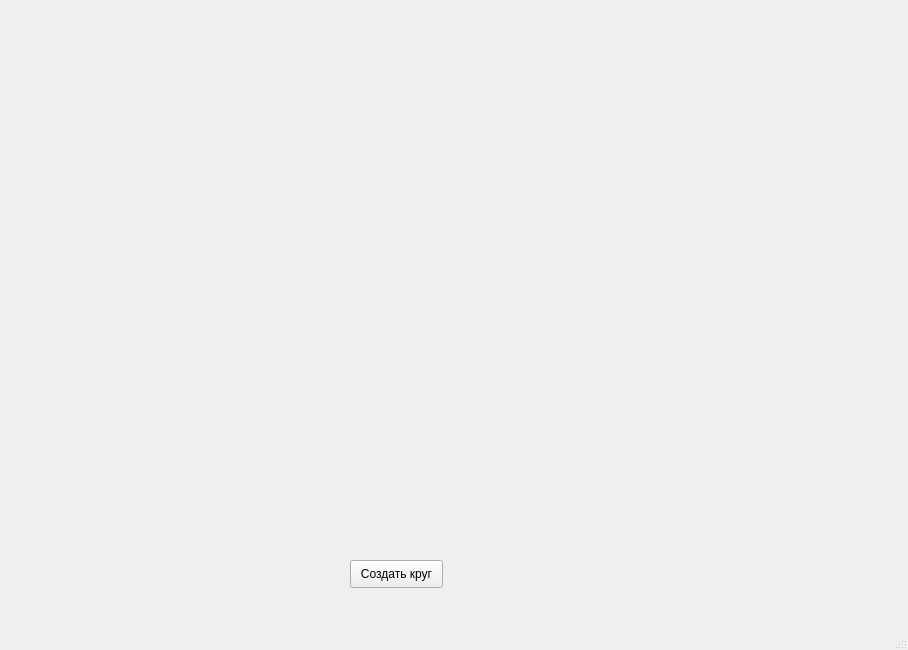
<?xml version="1.0" encoding="UTF-8"?>
<ui version="4.0">
 <class>MainWindow</class>
 <widget class="QMainWindow" name="MainWindow">
  <property name="geometry">
   <rect>
    <x>0</x>
    <y>0</y>
    <width>908</width>
    <height>650</height>
   </rect>
  </property>
  <property name="windowTitle">
   <string>MainWindow</string>
  </property>
  <widget class="QWidget" name="centralwidget">
   <widget class="QPushButton" name="pushButton">
    <property name="geometry">
     <rect>
      <x>350</x>
      <y>560</y>
      <width>93</width>
      <height>28</height>
     </rect>
    </property>
    <property name="text">
     <string>Создать круг</string>
    </property>
   </widget>
   <widget class="QLabel" name="label">
    <property name="geometry">
     <rect>
      <x>0</x>
      <y>0</y>
      <width>901</width>
      <height>551</height>
     </rect>
    </property>
    <property name="text">
     <string/>
    </property>
   </widget>
  </widget>
  <widget class="QMenuBar" name="menubar">
   <property name="geometry">
    <rect>
     <x>0</x>
     <y>0</y>
     <width>908</width>
     <height>26</height>
    </rect>
   </property>
  </widget>
  <widget class="QStatusBar" name="statusbar"/>
 </widget>
 <resources/>
 <connections/>
</ui>
